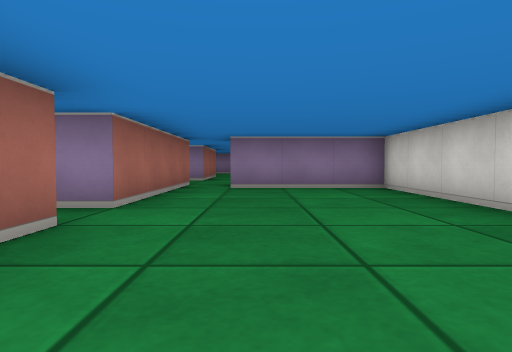
view 1 (above)

16 first-person views from a walk through a cub3D maze. The camera is about half as high as the walls, tilts 2° down and sees 75° across. The floor is counted in squares. Each view is taken from the middle of a square. On the plan, view 1 faces up. The plan holds only what a view shows up to about 9 squares ahead; the rest is blank.

view 2
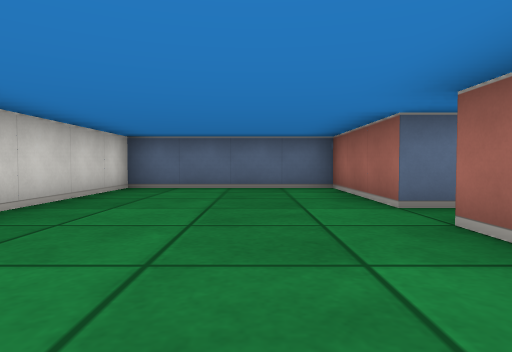

view 3
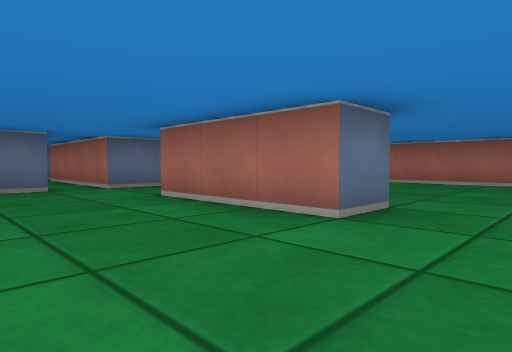

view 4
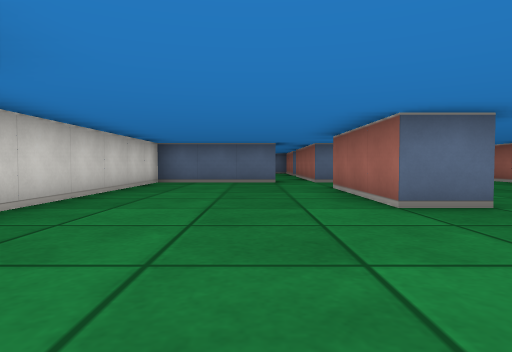

view 5
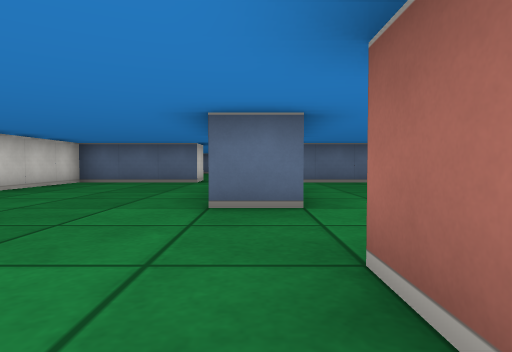

view 6
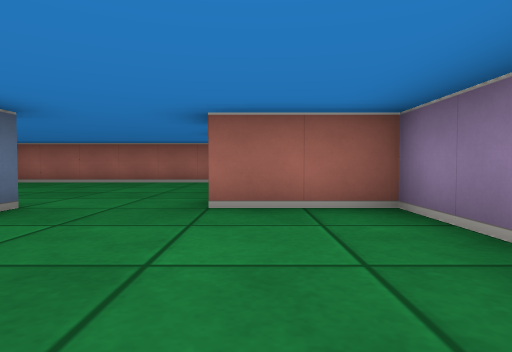

view 7
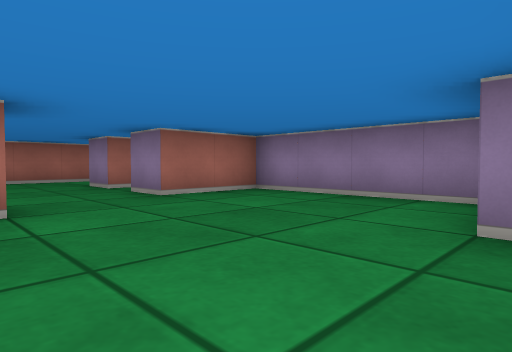

view 8
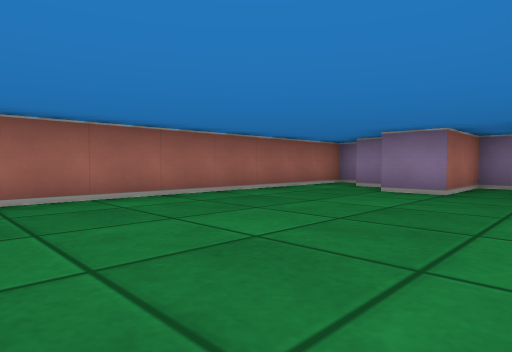

view 9
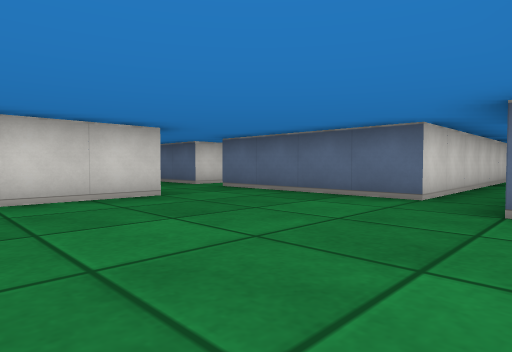

view 10
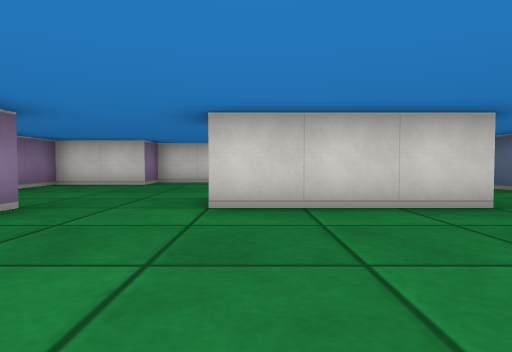

view 11
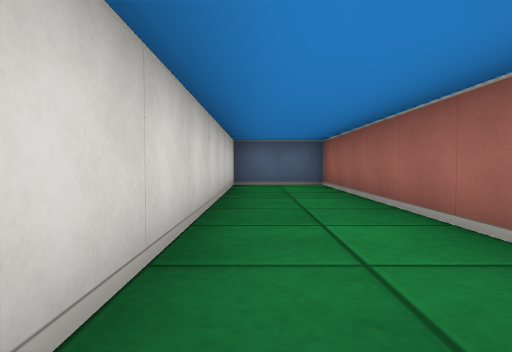

view 12
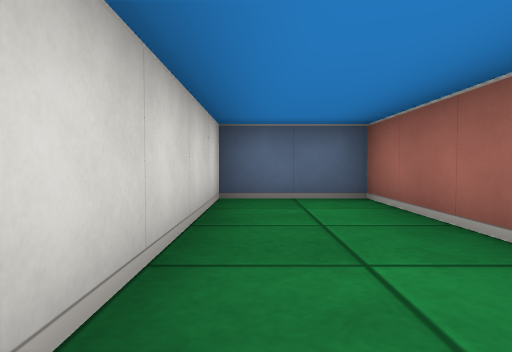

view 13
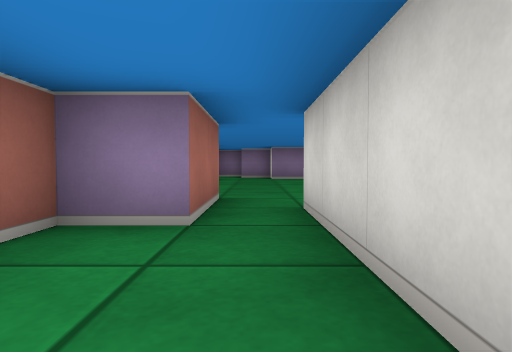

view 14
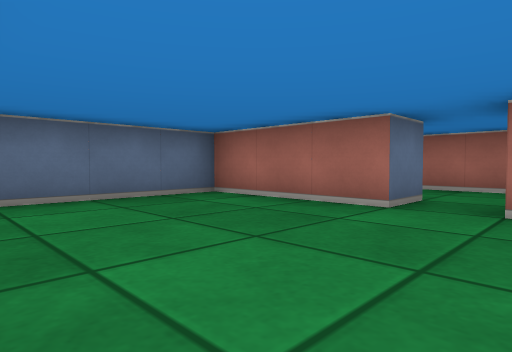

view 15
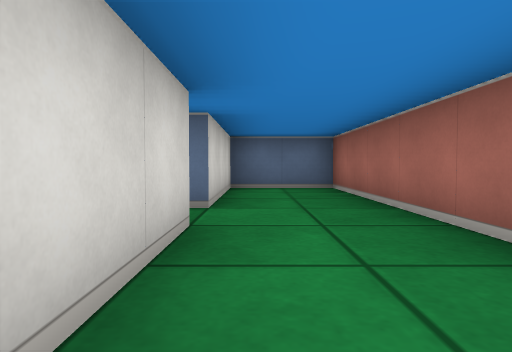

view 16
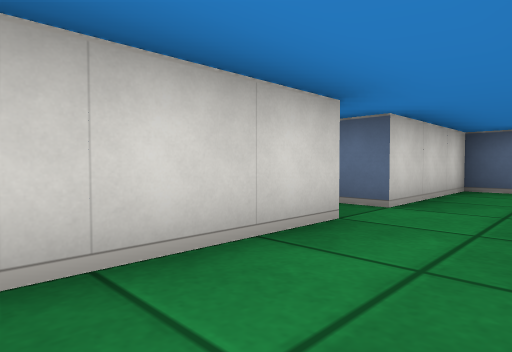

### Floor plan
Points are (right, up) in squares from view 1. A wall is a line through its corners. A room is listed if a view was taken in it or the views show most of it. See-through windows are left out.
Room 1 (views 1, 2, 14)
walls: (-2.5, 2.5) (-1.5, 2.5) (-1.5, -0.5) (2.5, -0.5) (2.5, 6.5) (-0.5, 6.5); (-1.5, 6.5) (-1.5, 3.5) (-2.1, 3.5)
ways out: opening at (-1, 7) to room 2; opening at (-2, 3) to room 5
Room 2 (views 3, 4, 5, 6, 7)
walls: (-2.5, 12.5) (-1.5, 12.5) (-1.5, 9.5); (-2.5, 7.5) (-1.5, 7.5) (-1.5, 6.5); (-0.5, 6.5) (-0.5, 7.5) (2.5, 7.5) (2.5, 14.5) (1.5, 14.5) (1.5, 16.5) (-2.5, 16.5) (-2.5, 14.5) (-3.5, 14.5)
ways out: opening at (-1, 7) to room 1; opening at (-2.5, 13.5) to room 3; opening at (-2, 8.5) to room 3
Room 3 (views 8, 9, 10, 11)
walls: (-6.5, 8.5) (-6.5, 6.5); (-2.5, 9.4) (-2.5, 12.5); (-5.5, 6.5) (-5.5, 7.5) (-2.5, 7.5); (-5.9, 15.5) (-6.5, 15.5); (-3.9, 16.5) (-4.5, 16.5) (-4.5, 14.5) (-5.5, 14.5); (-7, 16.5) (-7.5, 16.5) (-7.5, 8.9)
ways out: opening at (-2.5, 13.5) to room 2; opening at (-2, 8.5) to room 2; opening at (-6, 7) to room 4
Room 4 (views 12, 13)
walls: (-6.5, 6.5) (-7.5, 6.5) (-7.5, -0.5) (-5.5, -0.5) (-5.5, 6.5)
ways out: opening at (-6, 7) to room 3
Room 5 (views 15, 16)
walls: (-4.5, 4.1) (-4.5, -0.5) (-2.5, -0.5) (-2.5, 2.5); (-2.5, 3.4) (-2.5, 5.9)
ways out: opening at (-2, 3) to room 1

Where each view was taken, in squares from view 1:
view 1: 0 up, 0 right, facing up
view 2: 6 up, 0 right, facing down
view 3: 14 up, 1 right, facing down-left
view 4: 16 up, 0 right, facing down
view 5: 16 up, 2 left, facing down
view 6: 15 up, 1 right, facing left
view 7: 12 up, 2 right, facing up-left
view 8: 9 up, 3 left, facing up-left
view 9: 12 up, 7 left, facing down-right
view 10: 12 up, 6 left, facing right
view 11: 7 up, 6 left, facing down
view 12: 4 up, 6 left, facing down
view 13: 4 up, 6 left, facing up
view 14: 4 up, 2 right, facing down-left
view 15: 6 up, 3 left, facing down
view 16: 6 up, 4 left, facing down-right
